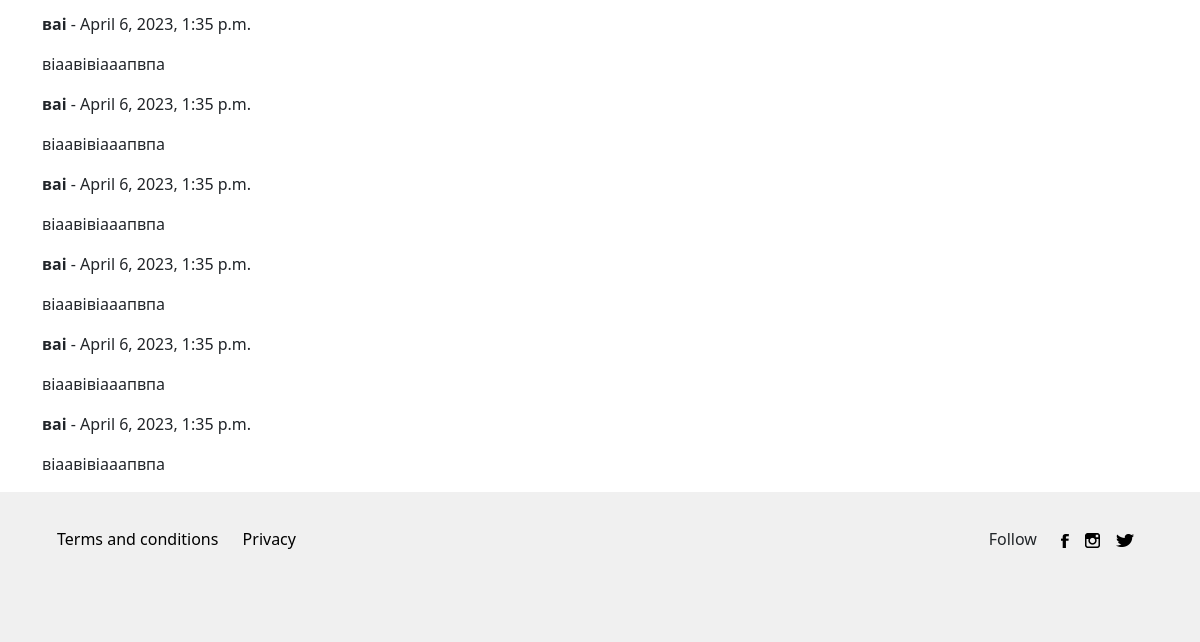
/19/ (lower part), run on an earlier commit of the app's database.
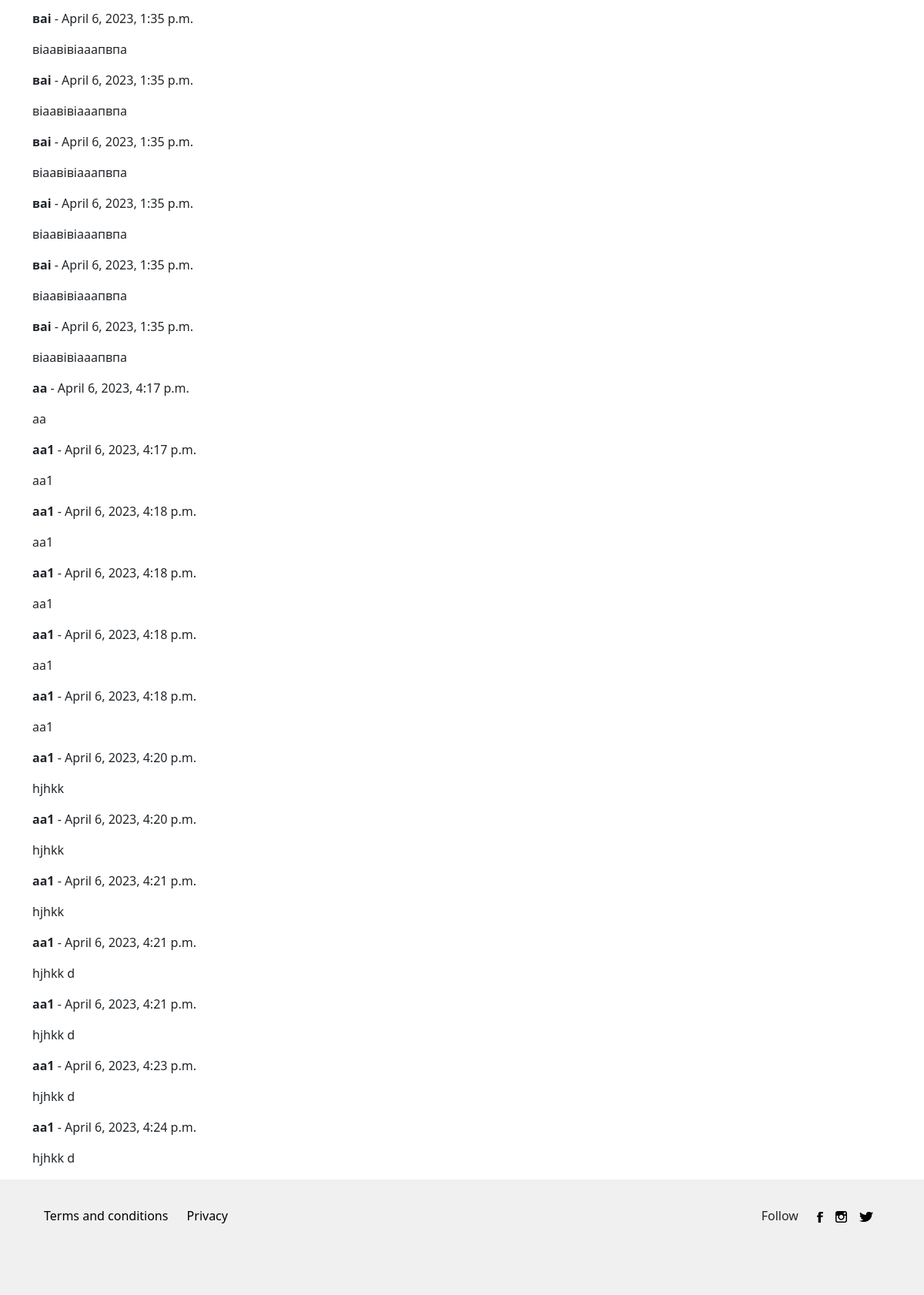
And on a later commit of the database.
### blog/models.py (models this page shows)
class Comment(models.Model):
    name = models.CharField(max_length=100)
    post = models.ForeignKey(Post, on_delete=models.CASCADE)
    text = models.TextField()
    pub_date = models.DateTimeField('date published', default=timezone.now)
    objects = models.Manager()

### blog/views.py (the view)
# urls.py: path('<int:pk>/', views.post_detail, name='post_detail'),
def post_detail(request, pk):
    post = get_object_or_404(Post, pk=pk)
    if request.method == 'POST':
        form = CommentForm(request.POST)
        if form.is_valid():
            comment = form.save(commit=False)
            comment.post = post
            comment.save()
    else:
        form = CommentForm()
    return render(request, 'post.html', {'post': post, 'form': form})

### blog/templates/post.html (shortened to what this page needs)
{% extends 'base.html' %}{% load static %}
{% block content %}
    <div class="container">
    <div class="comments">
        {% for comment in post.comment_set.all %}
        <div class="comment">
            <p><strong>{{ comment.name }}</strong> - {{ comment.pub_date }}</p>
            <p>{{ comment.text }}</p>
        </div>
        {% empty %}
        <p>No comments yet.</p>
        {% endfor %}
    </div></div>
{% endblock %}

What changed in the data, as far as the page shows it:
added Comment: name "aa", pub_date "April 6, 2023, 4:17 p.m.", text "aa"
added Comment: name "aa1", pub_date "April 6, 2023, 4:17 p.m.", text "aa1"
added Comment: name "aa1", pub_date "April 6, 2023, 4:18 p.m.", text "aa1"
added Comment: name "aa1", pub_date "April 6, 2023, 4:18 p.m.", text "aa1"
added Comment: name "aa1", pub_date "April 6, 2023, 4:18 p.m.", text "aa1"
added Comment: name "aa1", pub_date "April 6, 2023, 4:18 p.m.", text "aa1"
added Comment: name "aa1", pub_date "April 6, 2023, 4:20 p.m.", text "hjhkk"
added Comment: name "aa1", pub_date "April 6, 2023, 4:20 p.m.", text "hjhkk"
added Comment: name "aa1", pub_date "April 6, 2023, 4:21 p.m.", text "hjhkk"
added Comment: name "aa1", pub_date "April 6, 2023, 4:21 p.m.", text "hjhkk d"
added Comment: name "aa1", pub_date "April 6, 2023, 4:21 p.m.", text "hjhkk d"
added Comment: name "aa1", pub_date "April 6, 2023, 4:23 p.m.", text "hjhkk d"
added Comment: name "aa1", pub_date "April 6, 2023, 4:24 p.m.", text "hjhkk d"
